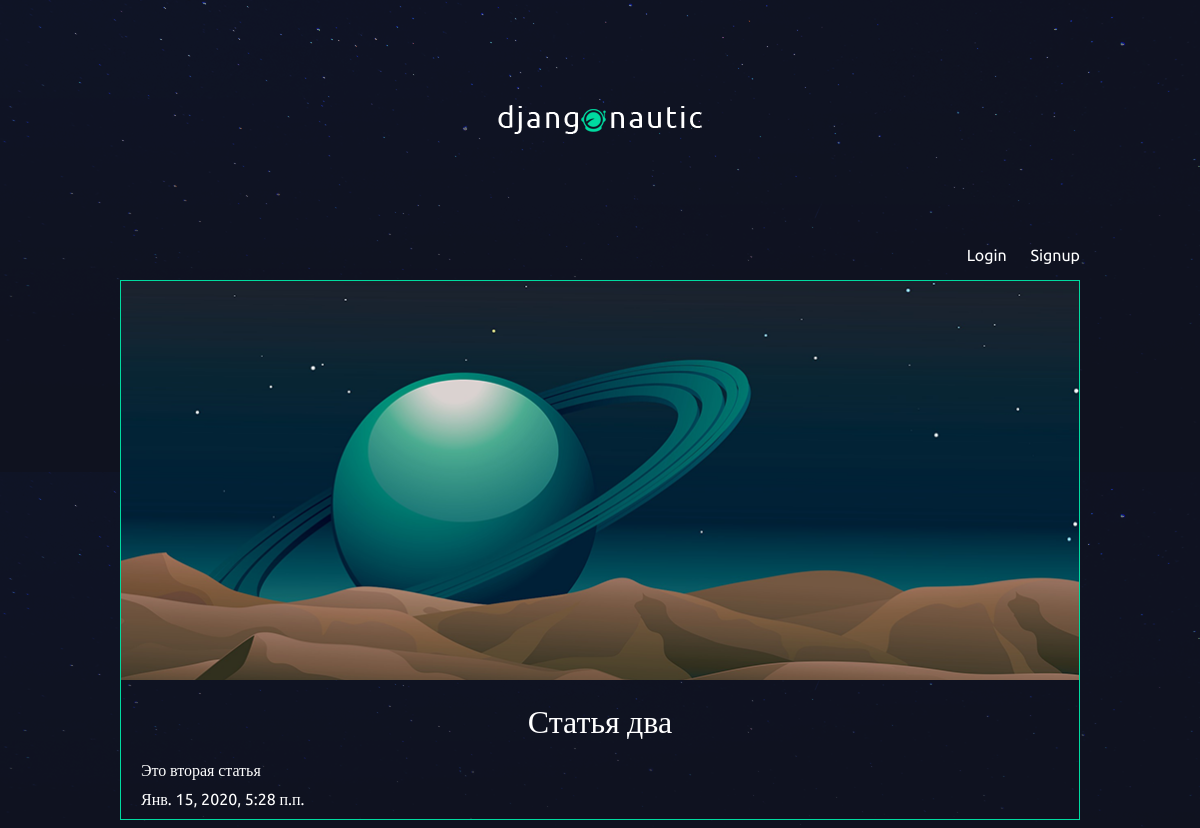
The page /blog/statya-dva on the database its author committed.
### blog/models.py (models this page shows, shortened)
class Article(models.Model):
    title = models.CharField(max_length=100)
    slug = models.SlugField(null=True, blank=True)
    body = models.TextField(null=True, blank=True)
    seo_title = models.CharField(null=True, blank=True, max_length=100)
    seo_description = models.CharField(null=True, blank=True, max_length=1000)
    date = models.DateTimeField(auto_now_add=True)
    thumb = models.ImageField(default='default.png', blank=True)
    author = models.ForeignKey(User, on_delete=models.CASCADE, default=None)

### blog/views.py (the view)
# urls.py: path('<slug>', views.article_detail, name='detail'),
def article_detail(request, slug):
    article = Article.objects.get(slug=slug)
    return render(request, 'articles/article_detail.html', {'article': article})

### blog/templates/articles/article_detail.html
{% extends 'base_layout.html' %}
{% block content %}
    <div class="article-detail">
        <div class="article">
            <img src="{{article.thumb.url}}" alt="">
            <h2>{{article.title}}</h2>
            <p>{{article.body}}</p>
            <p>{{article.date}}</p>
        </div>
    </div>
{% endblock %}

### assets/styles.css (style rules this page uses)
body { background-color: #0f121f; background-image: url(/static/stars.png); background-repeat-y: no-repeat; color: #fff; }
body * { font-family: Ubuntu; }
h1, h2, h3, h4, h5 { font-weight: normal; margin: 0; }
.article { padding: 10px; border: 1px solid #00dba0; position: relative; padding-bottom: 40px; }
.article h2 { font-size: 1.2em; }
.article-detail .article { padding: 0; }
.article-detail .article img { max-width: 100%; }
.article-detail .article h2 { text-align: center; margin: 20px auto; font-size: 2em }
.article-detail .article p { margin: 10px 20px }

### rows shown on the page
Article: thumb (placeholder picture), title "Статья два", body "Это вторая статья", date "Янв. 15, 2020, 5:28 п.п."
